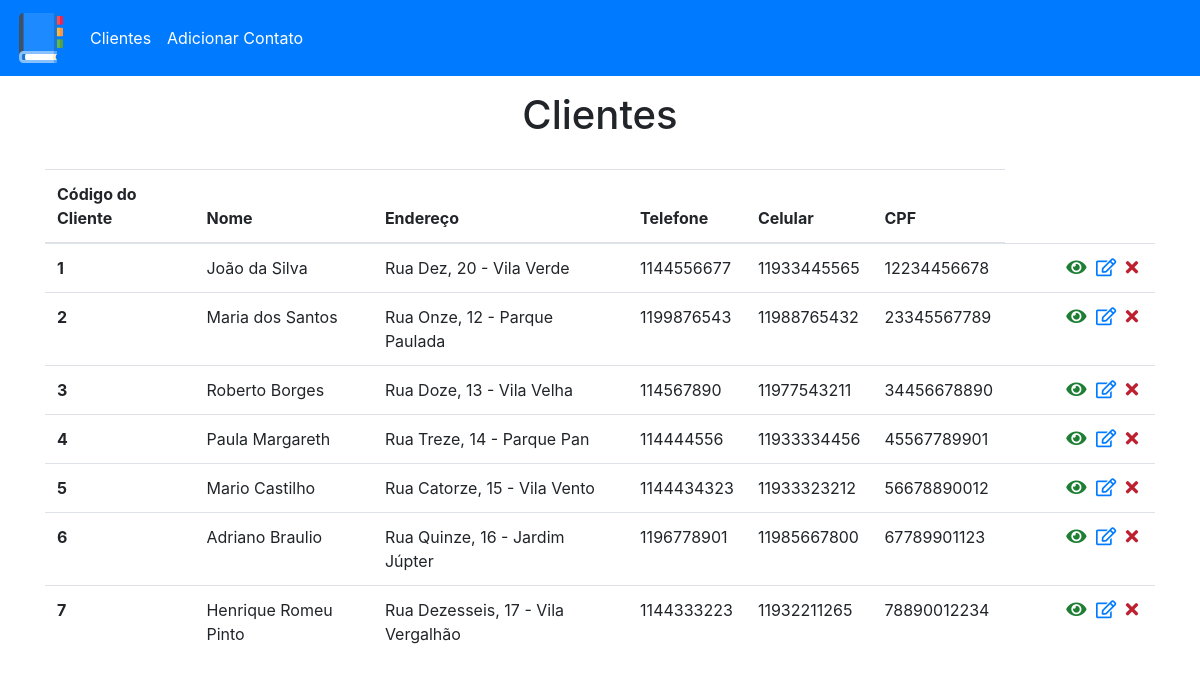
The page / on the database its author committed.
### tables this page shows
CREATE TABLE Cliente(
	CodCliente INT NOT NULL PRIMARY KEY AUTO_INCREMENT,
    Nome VARCHAR(100) NOT NULL,
    Endereco VARCHAR(100),
    Telefone VARCHAR(10),
    Celular CHAR(11),
    CPF CHAR(11) NOT NULL
);

### config/url.php (called while the page is built)
<?php
  $BASE_URL = "http://" . $_SERVER['SERVER_NAME'] . dirname($_SERVER['REQUEST_URI'] . '?') . '/';

### config/process.php (called while the page is built, shortened)
<?php
  include_once("connection.php");
  include_once("url.php");
  $data = $_POST;
  if(!empty($data)) {
    if($data["type"] === "create") {
      $Nome = $data["Nome"];
      $Endereco = $data["Endereco"];
      $Telefone = $data["Telefone"];
      $Celular = $data["Celular"];
      $CPF = $data["CPF"];
      $query = "INSERT INTO Cliente (Nome, Endereco, Telefone, Celular, CPF) VALUES (:Nome, :Endereco, :Telefone, :Celular, :CPF)";
      $stmt = $conn->prepare($query);
      $stmt->bindParam(":Nome", $Nome);
      $stmt->bindParam(":Endereco", $Endereco);
      $stmt->bindParam(":Telefone", $Telefone);
      $stmt->bindParam(":Celular", $Celular);
      $stmt->bindParam(":CPF", $CPf);
      try {
        $stmt->execute();
        $_SESSION["msg"] = "Contato criado com sucesso!";
      } catch(PDOException $e) {
        $error = $e->getMessage();
        echo "Erro: $error";
      }
    } else if($data["type"] === "edit") {
      $Nome = $data["Nome"];
      $Endereco = $data["Endereco"];
      $Telefone = $data["Telefone"];
      $Celular = $data["Celular"];
      $CPF = $data["CPF"];
      $CodCliente = $data["CodCliente"];
      $query = "UPDATE Cliente
                SET Nome = :Nome, Endereco = :Endereco, Telefone = :Telefone, Celular = :Celular, CPF = :CPF
                WHERE CodCliente = :CodCliente";
      $stmt = $conn->prepare($query);
      $stmt->bindParam(":Nome", $Nome);
      $stmt->bindParam(":Endereco", $Endereco);
      $stmt->bindParam(":Telefone", $Telefone);
      $stmt->bindParam(":Celular", $Celular);
      $stmt->bindParam(":CPF", $CPF);
      $stmt->bindParam(":CodCliente", $CodCliente);
      try {
        $stmt->execute();
        $_SESSION["msg"] = "Contato atualizado com sucesso!";
      } catch(PDOException $e) {
        $error = $e->getMessage();
        echo "Erro: $error";
      }
    } else if($data["type"] === "delete") {
      $CodCliente = $data["CodCliente"];
      $query = "DELETE FROM Cliente WHERE CodCliente = :CodCliente";
      $stmt = $conn->prepare($query);
      $stmt->bindParam(":CodCliente", $CodCliente);
      try {
        $stmt->execute();
        $_SESSION["msg"] = "Cliente removido com sucesso!";
      } catch(PDOException $e) {
        $error = $e->getMessage();
        echo "Erro: $error";
      }
    }
    header("Location:" . $BASE_URL . "../index.php");
  } else {
    if(!empty($CodCliente)) {
      $query = "SELECT * FROM Cliente WHERE CodCliente = :CodCliente";
      $stmt = $conn->prepare($query);
      $stmt->bindParam(":CodCliente", $CodCliente);
      $stmt->execute();
      $clientes = $stmt->fetch();
    } else {
      $query = "SELECT * FROM Cliente";
      $stmt = $conn->prepare($query);
      $stmt->execute();
      $Cliente = $stmt->fetchAll();
    }
  }

### index.php (the view, shortened to what this page needs)
<?php
  include_once("templates/header.php");
?>
  <div class="container">
    <h1 id="main-title">Clientes</h1>
    <?php if(count($Cliente) > 0): ?>
      <table class="table" id="cliente-table">
        <thead>
          <tr>
            <th scope="col">Código do Cliente</th>
            <th scope="col">Nome</th>
            <th scope="col">Endereço</th>
            <th scope="col">Telefone</th>
            <th scope="col">Celular</th>
            <th scope="col">CPF</th>
          </tr>
        </thead>
        <tbody>
          <?php foreach($Cliente as $clientes): ?>
            <tr>
              <td scope="row" class="col-id"><?= $clientes["CodCliente"] ?></td>
              <td scope="row"><?= $clientes["Nome"] ?></td>
              <td scope="row"><?= $clientes["Endereco"] ?></td>
              <td scope="row"><?= $clientes["Telefone"] ?></td>
              <td scope="row"><?= $clientes["Celular"] ?></td>
              <td scope="row"><?= $clientes["CPF"] ?></td>
              <td class="actions">
                <a href="<?= $BASE_URL ?>show.php?id=<?= $clientes["CodCliente"] ?>"><i class="fas fa-eye check-icon"></i></a>
                <a href="<?= $BASE_URL ?>edit.php?id=<?= $clientes["CodCliente"] ?>"><i class="far fa-edit edit-icon"></i></a>
                <form class="delete-form" action="<?= $BASE_URL ?>/config/process.php" method="POST">
                  <button type="submit" class="delete-btn"><i class="fas fa-times delete-icon"></i></button>
                </form>
              </td>
            </tr>
          <?php endforeach; ?>
        </tbody>
      </table>
    <?php else: ?>
      <p id="empty-list-text">Ainda não há contatos na sua agenda, <a href="<?= $BASE_URL ?>create.php">clique aqui para adicionar</a>.</p>
    <?php endif; ?>
  </div>
<?php
  include_once("templates/footer.php");
?>

### templates/header.php (shortened to what this page needs)
<?php
  include_once("config/url.php");
  include_once("config/process.php");
?>
<!DOCTYPE html>
<html lang="en">
<head>
  <link rel="stylesheet" href="https://cdnjs.cloudflare.com/ajax/libs/twitter-bootstrap/4.5.3/css/bootstrap.min.css" />
  <link rel="stylesheet" href="https://cdnjs.cloudflare.com/ajax/libs/font-awesome/5.15.1/css/all.min.css" />
  <link rel="stylesheet" href="<?= $BASE_URL ?>css/styles.css">
</head>
<body>
  <header>
    <nav class="navbar navbar-expand-lg navbar-dark bg-primary">
      <a class="navbar-brand" href="<?= $BASE_URL ?>index.php">
        <img src="<?= $BASE_URL ?>img/logo.svg" alt="Agenda">
      </a>
      <div>
        <div class="navbar-nav">
          <a class="nav-link active" id="home-link" href="<?= $BASE_URL ?>index.php">Clientes</a>
          <a class="nav-link active" href="<?= $BASE_URL ?>create.php">Adicionar Contato</a>
        </div>
      </div>
    </nav>
  </header>

### css/styles.css (style rules this page uses)
.navbar-brand img { width: 50px; }
#main-title { text-align: center; margin: 15px 0 30px; }
.col-id { font-weight: bold; }
.actions { text-align: right; width: 150px; }
.actions i { font-size: 18px; margin-right: 5px; }
.check-icon { color: #1E7E34; }
.edit-icon { color: #007BFF; }
.delete-form { display: inline-block; }
.delete-btn { background-color: transparent; border: none; padding: 0; }
.delete-icon { color: #BD2130; }

### rows shown on the page
cliente: CodCliente "1", Nome "João da Silva", Endereco "Rua Dez, 20 - Vila Verde", Telefone "1144556677", Celular "11933445565", CPF "12234456678"
cliente: CodCliente "2", Nome "Maria dos Santos", Endereco "Rua Onze, 12 - Parque Paulada", Telefone "1199876543", Celular "11988765432", CPF "23345567789"
cliente: CodCliente "3", Nome "Roberto Borges", Endereco "Rua Doze, 13 - Vila Velha", Telefone "114567890", Celular "11977543211", CPF "34456678890"
cliente: CodCliente "4", Nome "Paula Margareth", Endereco "Rua Treze, 14 - Parque Pan", Telefone "114444556", Celular "11933334456", CPF "45567789901"
cliente: CodCliente "5", Nome "Mario Castilho", Endereco "Rua Catorze, 15 - Vila Vento", Telefone "1144434323", Celular "11933323212", CPF "56678890012"
cliente: CodCliente "6", Nome "Adriano Braulio", Endereco "Rua Quinze, 16 - Jardim Júpter", Telefone "1196778901", Celular "11985667800", CPF "67789901123"
cliente: CodCliente "7", Nome "Henrique Romeu Pinto", Endereco "Rua Dezesseis, 17 - Vila Vergalhão", Telefone "1144333223", Celular "11932211265", CPF "78890012234"
